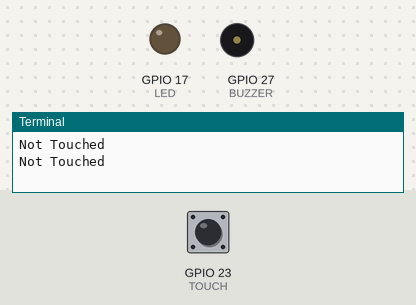
This program was run on a simulated Raspberry Pi (BCM pin numbers). On the bench: output pins drawn as LEDs (lit = HIGH), buzzer (waves = sounding, pin HIGH), the last lines printed to the terminal. The inputs (shaded band) are chosen by the test bench; at power-on: GPIO 23 (TOUCH) LOW.

Above: at 1.2 s.
1.3 s: GPIO 23 (TOUCH) pulled HIGH for 1.2 s
At 2.8 s:
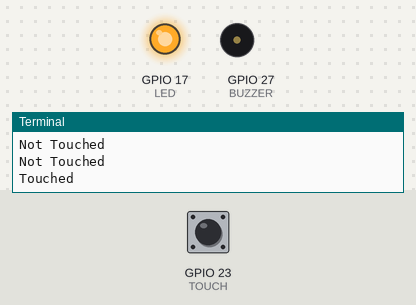
4.5 s: GPIO 23 (TOUCH) pulled HIGH for 3.2 s
At 8.8 s:
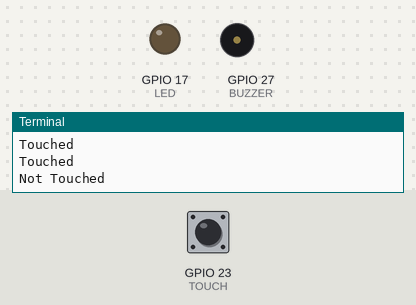
Timing chart, 0 to 10.3 s (numbered marks = the images above; inputs shaded):
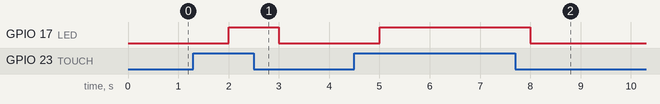

Measured:
- after the input at 1.3 s, GPIO 17 (LED): LOW → HIGH after 0.70 s, → LOW 1.0 s later
- after the input at 4.5 s, GPIO 17 (LED): LOW → HIGH after 0.50 s, → LOW 3.0 s later

The program:

BCM_Touchsensor.py
```python
import RPi.GPIO as GPIO
import time
GPIO.setmode(GPIO.BCM)

LED = 17
BUZZER = 27
TOUCH = 23

GPIO.setup(LED,GPIO.OUT)
GPIO.setup(BUZZER,GPIO.OUT)
GPIO.setup(TOUCH,GPIO.IN)

try:
    while True:
        if (GPIO.input(TOUCH) == True):
            print("Touched")
            GPIO.output(LED, GPIO.HIGH)
            time.sleep(1)
        else:
            print("Not Touched")
            GPIO.output(LED, GPIO.LOW)
            time.sleep(1)

except (KeyboardInterrupt, RuntimeError, TypeError):
    GPIO.cleanup()
    print("clean up performed")
finally:
    GPIO.cleanup()
    print("final cleanup") 
```
